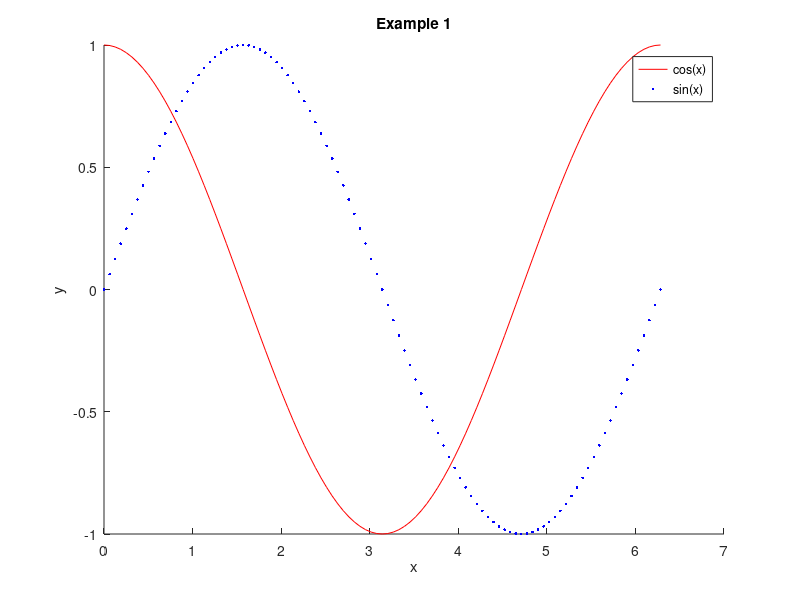
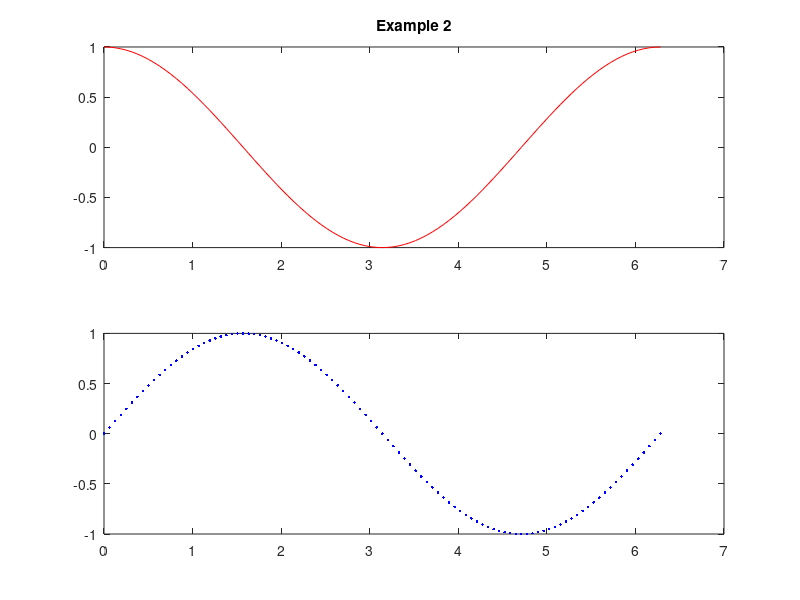
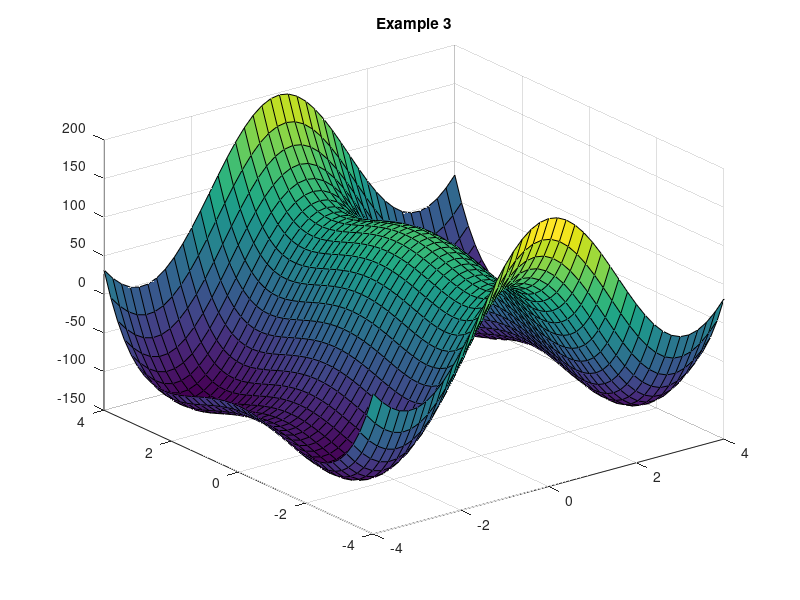

Here is the MATLAB script that generated these plots, in order:



%=============================================================================
% Basic linear algebra operations
%=============================================================================

% Defining matrices

A = rand(3, 2); % 3x2 random matrix
disp("A =");
disp(A);

B = [4, -3, 1; 9, 3, 2; -1, 0, 6]; % 3x3 matrix defined elementwise
disp("\nB =");
disp(B);

C = eye(2); % 2x2 identity matrix
disp("\nC =");
disp(C);

D = zeros(3, 3); % 3x3 matrix filled using a loop
for i = 1:3
	for j = 1:3
		D(i,j) = 3*(i-1) + j; % Note that MATLAB indices begin at 1
	end
end
disp("\nD =");
disp(D);

E = [A B; C A']; % 5x5 matrix defined as a block matrix
disp("\nE =");
disp(E);

% Basic matrix operations

disp("\ndet(B) =");
disp(det(B)); % Matrix determinant

disp("\ninv(B) =");
disp(inv(B)); % Matrix inverse

disp("\nB' =");
disp(B'); % Matrix transpose

disp("\n3B =");
disp(3*B); % Scalar multiplication

disp("\nBD =");
disp(B*D); % Matrix-matrix product

disp("\nB.D =");
disp(B.*D); % Elementwise matrix-matrix product

% Defining vectors

% Note that vectors in MATLAB are just matrices for which one dimension is 1,
% so all matrix functions work with vectors.


u = rand(3, 1); % 3x1 random vector
disp("\nu =");
disp(u);

v = [3; -4; 8; 0; -1; 2]; % 6x1 vector defined elementwise
disp("\nv =");
disp(v);

w = zeros(5, 1); % Redefining a range of vector values
w(2:4) = 1;
disp("\nw =");
disp(w);

x = linspace(0, 2*pi, 101); % Row vector of equally-spaced values on [0,2pi]
disp("\nx =");
disp(x(1:10));
disp("...");
disp(x(end-10:end));

y = (10:-2:0)'; % Column vector of values defined by a range
disp("\ny =");
disp(y);

% Basic vector operations

disp("\n2v =");
disp(2*v); % Scalar multiplication

disp("\nv'y =");
disp(v'*y); % Inner product

disp("\nvy' =");
disp(v*y'); % Outer product

disp("\nv.y =");
disp(v.*y); % Elementwise vector-vector product

disp("\nmin(v) =");
disp(min(v)); % Minimum value

disp("\nmax(v) =");
disp(max(v)); % Maximum value

disp("\nmean(v) =");
disp(mean(v)); % Average value

disp("\n||v||_2 =");
disp(norm(v)); % Euclidean norm

disp("\n||v||_1 =");
disp(norm(v, 1)); % Taxicab norm

disp("\n||v||_inf =");
disp(norm(v, Inf)); % Chebyshev norm

% Eigenvalues

% Note that MATLAB's eig() function can return either a vector of eigenvalues
% or matrices of eigenvalues and eigenvectors depending on whether the output
% is assigned to a single variable or a vector of two variables.

ew = eig(B); % Vector of eigenvalues
disp("\nEigenvalues of B:");
disp(ew);

[ev, ew] = eig(B); % Matrices of eigenvalues and eigenvectors
disp("\nEigenvectors of B:");
disp(ev);

disp("\nX Lambda X^(-1) =");
disp(ev*ew*inv(ev)); % Demonstrating the eigendecomposition of B

% Linear systems

v = v(1:3);
z = B \ v; % Solve the linear system Bz = v
disp("\nz =");
disp(z);

disp("\nBz =");
disp(B*z); % Matrix-vector product

%=============================================================================
% Basic programming structures
%=============================================================================

% Conditionals

if det(B) > 0
	disp("\ndet(B) is positive");
elseif det(B) < 0
	disp("\ndet(B) is negative");
else
	disp("\ndet(B) is zero");
end

% For loops

s = zeros(1, 10);
for i = 1:length(s)
	s(i) = sqrt(i); % Square root
end
disp("\ns =");
disp(s);

% While loops

p = 0;
while 2^p < 1000
	p += 1; % Combined assignment
end
disp("\np =");
disp(p);

% Functions

function out = square(x)
	out = x.^2;
end

disp("\nsquare(y) =");
disp(square(y));

%=============================================================================
% Basic plotting
%=============================================================================

% Single 2D plot

% In MATLAB, multiple series can be plotted on the same axis either by passing
% all of them to the plot() function, or by toggling 'hold' to 'on' and then
% plotting them separately.
% Series labels in the legend are most easily added by specifying them, in
% order, in the legend() function.


y1 = cos(x); % Generate function values on [0,2pi]
y2 = sin(x);

figure % Create a new figure window
hold on % Turn hold on to collect multiple plots in the same figure
plot(x, y1, 'r') % Plot a red solid line
plot(x, y2, 'b.') % Plot a blue dotted line
title("Example 1") % Figure title
xlabel("x") % x-axis label
ylabel("y") % y-axis label
legend("cos(x)", "sin(x)") % Plot legend
hold off

% Stacked 2D plots

figure
subplot(2, 1, 1) % Target first tile in a 2x1 layout
plot(x, y1, 'r') % Plot first function
title("Example 2") % Add title above first subplot
subplot(2, 1, 2) % Target second tile in a 2x1 layout
plot(x, y2, 'b.') % Plot second function

% 3D surface plots

% Surface plots are usually generated with the help of MATLAB's meshgrid()
% function, which returns a pair of matrices: One whose rows are identical
% copies of the x-values, and one whose columns are identical copies of the
% y-values. The mesh of z-coordinates can then be computed by evaluating an
% elementwise function with these two functions as the x- and y-values.

[X, Y] = meshgrid(linspace(-4,4,41), linspace(-4,4,41)); % Generate grids

function z = f(x, y) % Define a function for the surface
	z = 100*cos(x) + 1 - 10*y.^2 + y.^4;
end

Z = f(X, Y); % Generate z-coordinates

figure

surf(X, Y, Z) % Surface plot
title("Example 3")


